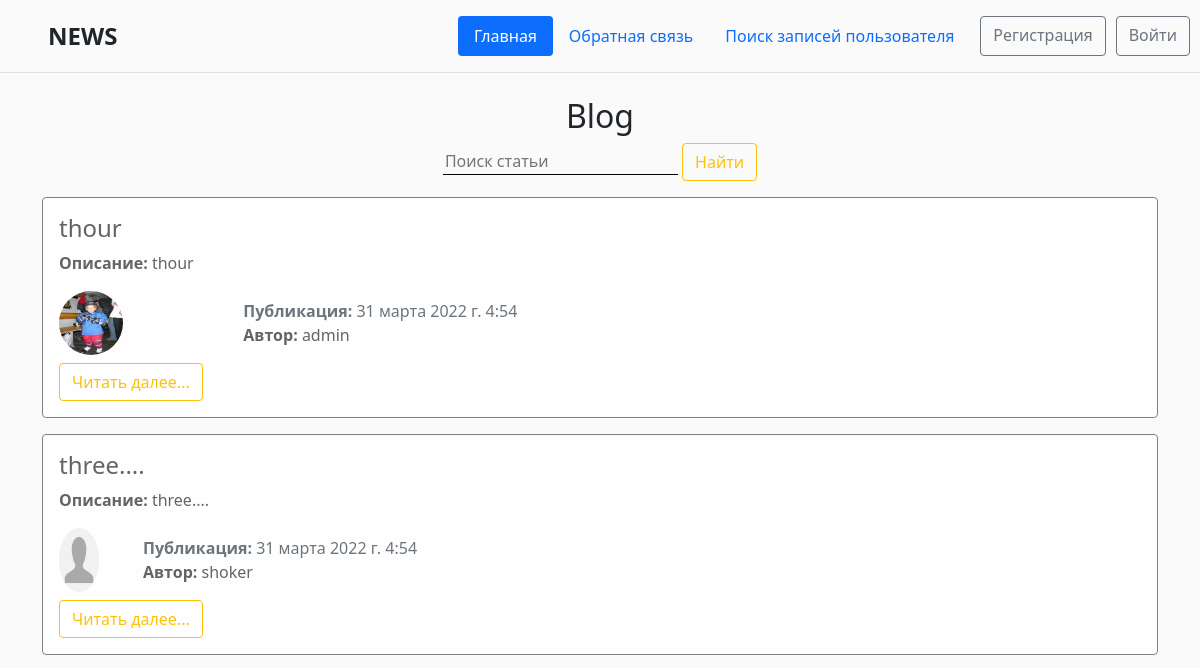
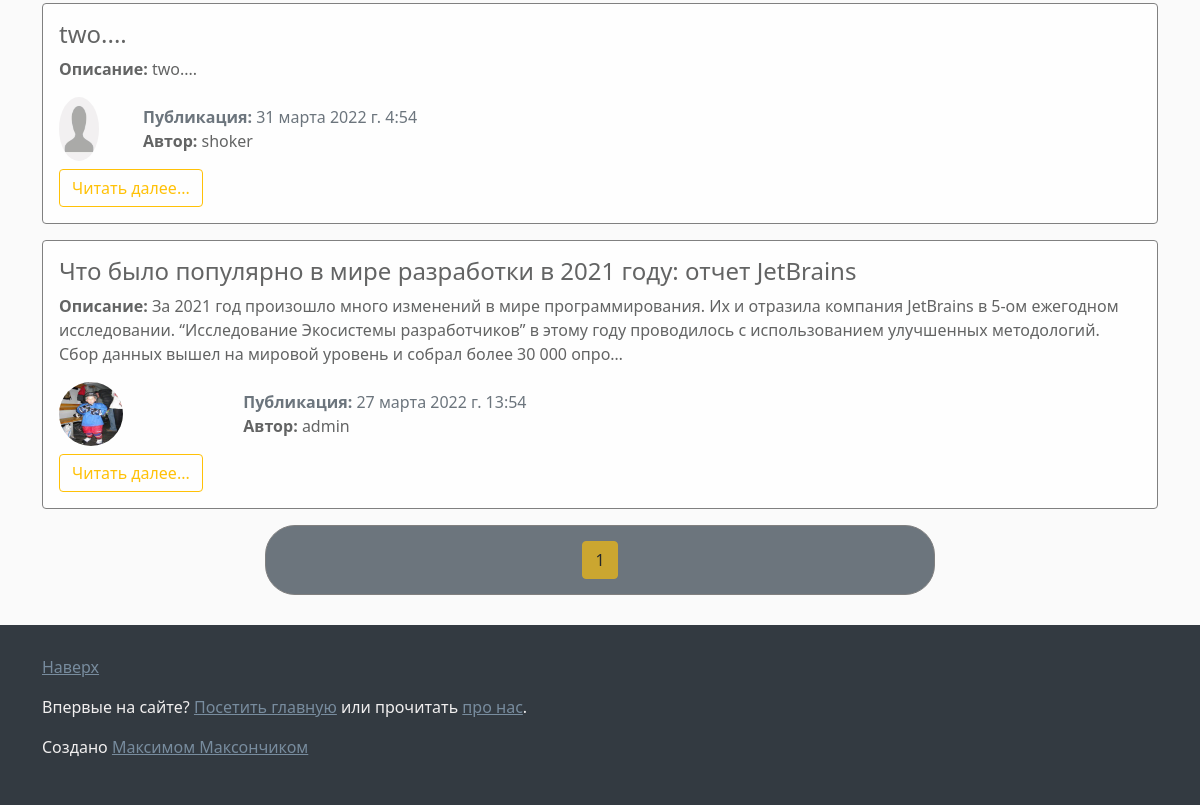
Before: / with the older database file (2 pictures, top to bottom).
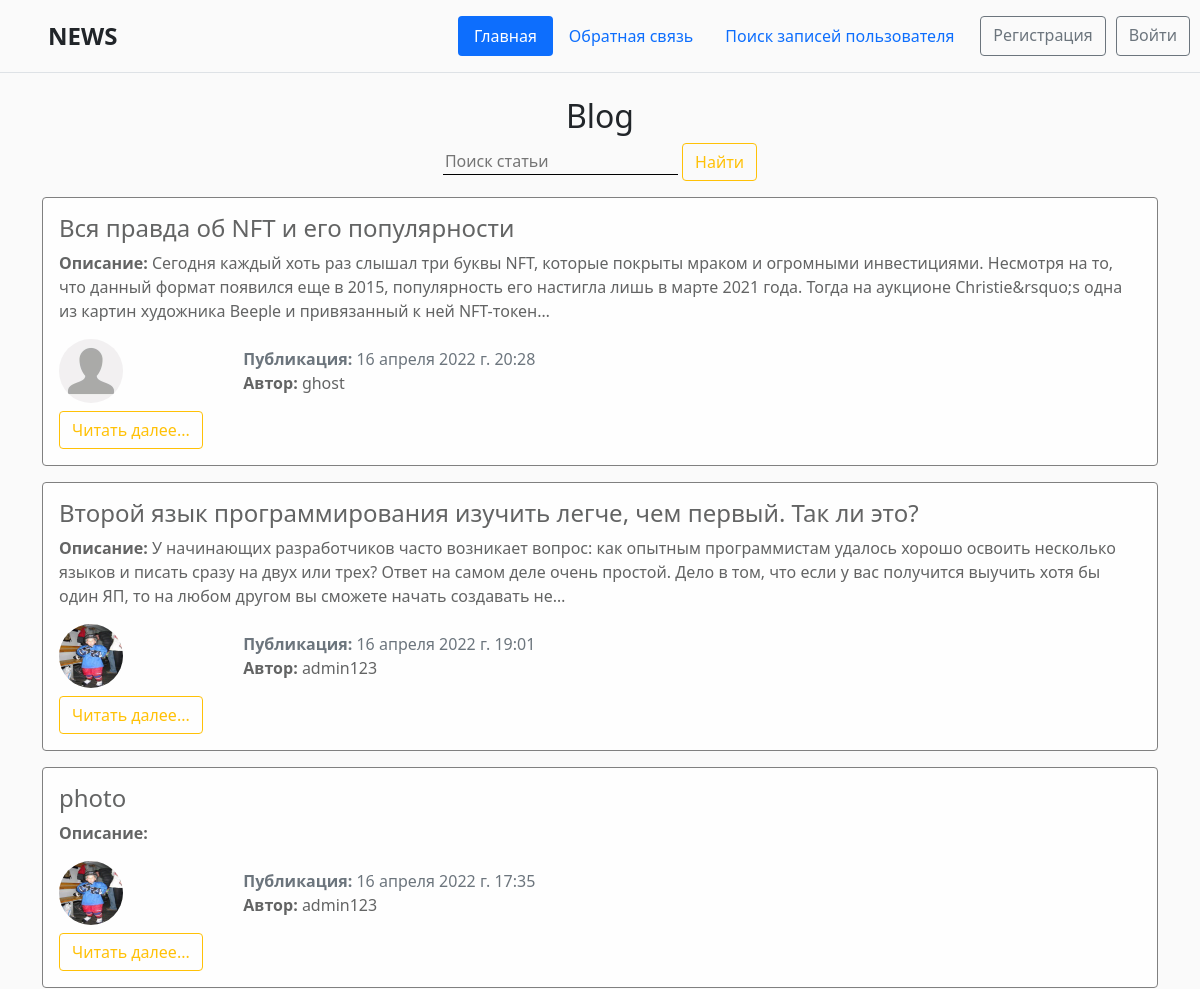
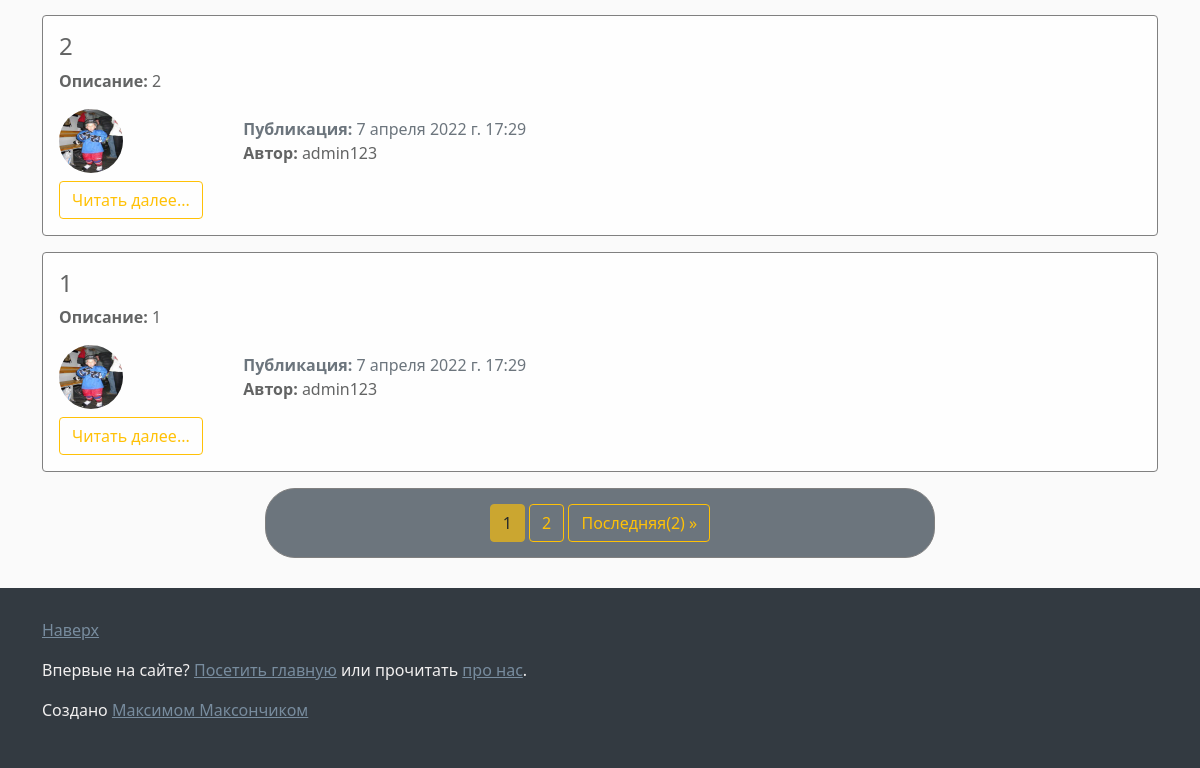
After: the same page with the newer database file (2 pictures, top to bottom).
### blog/models.py (models this page shows, shortened)
class News(models.Model):
    title = models.CharField(max_length=100)
    text = models.TextField()
    date = models.DateTimeField(default=timezone.now)
    avtor = models.ForeignKey(User, on_delete=models.CASCADE)

### users/models.py (models this page shows, shortened)
class Profile(models.Model):
    user = models.OneToOneField(User, on_delete=models.CASCADE)
    img = models.ImageField(default='default.jpg', upload_to='user_images')

### blog/views.py (the view)
# urls.py: path('', views.ShowNewsView.as_view(), name='blog-home'),
class ShowNewsView(ListView):
    model = News
    template_name = 'blog/home.html'
    context_object_name = 'news'
    ordering = ['-date']
    paginate_by = 5
    def get_queryset(self): # новый
        query = self.request.GET.get('q')
        if query is None:
            query = ''
        object_list = News.objects.filter( Q(title__contains=query) | Q(text__contains=query)).order_by('-date')
        return object_list
    def get_context_data(self, **kwards):
        ctx = super(ShowNewsView, self).get_context_data(**kwards)
        ctx['title'] = 'Главная страница блога'
        return ctx

### blog/templates/blog/home.html (shortened to what this page needs)
{% extends 'blog/main.html' %}
{%block main_section%}
<h2 class="h2_blog">Blog</h2>
<div class="wrapper">
<div class="search">
    <form action="{% url 'blog-home' %}" method="get">
        <input type="text" class="search_input" name="q" placeholder="Поиск статьи">
        <button type="submit" class="btn btn-outline-warning">Найти</button>
    </form>
</div>
<div class="posts">
    {% for post in page_obj%}
    <div class="alert alert-light post" data-aos="fade-right" data-aos-duration="800">
        <h4>{{post.title}}</h4>
        <p><b>Описание:</b> {{post.text|striptags|truncatechars:300}}</p>
        <div class="row">
            {% if  post.avtor.profile.img%}
            <div class="col-md-2">
                <img src="{{post.avtor.profile.img.url}}" class="user-image" alt="{{post.avtor}}">
            </div>
            {% else %}
                <img src="/pictures/default.jpg" class="user-image" alt="{{post.avtor}}">
            {% endif %}
            <div class="col-md-10 mt-2">
                <span class="text-muted"><b>Публикация:</b> {{post.date}}</span>
                {%if post.avtor%}
                    <p><b>Автор:</b> {{post.avtor}}</p>
                {%else%}
                    <p><b>Автор:</b> Админ</p>
                {%endif%}
            </div>
        </div>
        <a href="{% url 'news-detail' post.id %}" class="btn btn-outline-warning">Читать далее...</a>
    </div>
    {%endfor%}
    <div class="pagination bg-secondary">
        <span class="step-links">
            <span class="current text-warning">
                <button disabled="disable" class="btn btn-warning">{{ page_obj.number }}</button>
            </span>
            {% if page_obj.has_next %}
                <a href="?page={{ page_obj.next_page_number }}" class="btn btn-outline-warning paginate_btn">{{ page_obj.next_page_number }}</a>
                <a href="?page={{ page_obj.paginator.num_pages }}" class="btn btn-outline-warning paginate_btn">Последняя({{ page_obj.paginator.num_pages }}) &raquo;</a>
            {% endif %}
        </span>
    </div>
</div>
</div>
{%endblock%}

### blog/templates/blog/main.html (shortened to what this page needs)
{% load static %}
<html lang="ru">
<head>
    <link rel="stylesheet" href="https://cdn.jsdelivr.net/npm/bootstrap@5.1.3/dist/css/bootstrap.min.css">
    <link rel="stylesheet" href="{% static 'blog/main.css' %}">
    <link rel="stylesheet" href="{% static 'blog/aos.css' %}">
</head>
<body>
        <header class="d-flex flex-wrap justify-content-center py-3 mb-4 border-bottom header">
          <a href="/" class="d-flex align-items-center mb-3 mb-md-0 me-md-auto text-dark text-decoration-none">
            <svg class="bi me-2" width="40" height="32"><use xlink:href="#bootstrap"></use></svg>
            <span class="fs-4"><b>NEWS</b></span>
          </a>
          <ul class="nav nav-pills mr-2">
            <li class="nav-item"><a href="{% url 'blog-home'%}" class="nav-link active" aria-current="page">Главная</a></li>
            <li class="nav-item"><a href="{% url 'blog-contacti' %}" class="nav-link">Обратная связь</a></li>
            <li class="nav-item"><a href="{% url 'user-posts' %}" class="nav-link">Поиск записей пользователя</a></li>
          </ul>
        {% if user.is_authenticated %}
            <div class="nav nav-pills mr-2">
                <a href="{% url 'news-add' %}" class="btn btn-outline-secondary header_link">Добавить статью</a>
                <a href="{% url 'profile' %}" class="btn btn-outline-secondary header_link">Профиль</a>
                <a href="{% url 'exit' %}" class="btn btn-outline-secondary header_link">Выйти</a>
            </div>
        {% else %}
            <div class="nav nav-pills mr-2">
                <a href="{% url 'reg' %}" class="btn btn-outline-secondary header_link">Регистрация</a>
                <a href="{% url 'auth' %}" class="btn btn-outline-secondary header_link">Войти</a>
            </div>
          {% endif %}
        </header>
        <main class="container">
            <div class="row">
                <div class="col-md-12">
                    {%block main_section%}
                    {%endblock%}
                </div>
    </div>
</main>
<footer class="footer">
    <div class="container">
      <p class="float-right">
        <a href="#">Наверх</a>
      </p>
      <p>Впервые на сайте? <a href="{% url 'blog-home' %}">Посетить главную</a> или прочитать <a href="{% url 'blog-contacti' %}">про нас</a>.</p>
      <p>Создано <a href="https://vk.com/maksonchik20" target="_blank">Максимом Максончиком</a></p>
    </div>
  </footer>
</body>
</html>

### blog/static/blog/main.css (style rules this page uses)
body { z-index: 1; min-width: 97vw; background-color: #fafafa; }
* { box-sizing: border-box; }
.search { display: flex; justify-content: center; }
.search_input { background-color: #fafafa; border:none; border-bottom: 1px solid black; }
h2 { display: flex; justify-content: center; }
footer { padding: 30px; background-color: #333a41; color: #f1efef; float: left; width: 100%; }
footer a { color: #788c9e; }
.alert-light { border: 1px solid gray; }
.user-image { width: 64px; height: 64px; border-radius: 50%; margin-right: 20px; }
.header_link { margin-right: 10px; }
.header_link:first-child { margin-left: 10px; }
.wrapper { min-height: calc(100vh - 277px); }
.pagination { display: flex; justify-content: center; margin-top: 10px; margin-bottom: 30px; margin-left: 20%; margin-right: 20%; padding-top: 15px; padding-bottom: 15px; padding-left: 50px; padding-right: 50px; border: 1px solid gray; border-radius: 30px; }

Changed rows visible on the page:
removed News: title "thour", text "thour", avtor.profile.img (picture), date "31 марта 2022 г. 4:54", avtor "admin"
no longer on this page (row unchanged): News: title "three....", text "three....", date "31 марта 2022 г. 4:54", avtor "shoker"
no longer on this page (row unchanged): News: title "two....", text "two....", date "31 марта 2022 г. 4:54", avtor "shoker"
no longer on this page (row unchanged): News: title "Что было популярно в мире разработки в 2021 году: отчет JetBrains", text "За 2021 год произошло много изменений в мире программирования. Их и отразила компания JetBrains в 5-ом ежегодном исследовании. “Исследование Экосистемы разработчиков” в этому году проводилось с использованием улучшенных методологий. Сбор данных вышел на мировой уровень и собрал более 30 000 опро…", avtor.profile.img (picture), date "27 марта 2022 г. 13:54", avtor "admin"
added News: title "Вся правда об NFT и его популярности", text "Сегодня каждый хоть раз слышал три буквы NFT, которые покрыты мраком и огромными инвестициями. Несмотря на то, что данный формат появился еще в 2015, популярность его настигла лишь в марте 2021 года. Тогда на аукционе Christie&rsquo;s одна из картин художника Beeple и привязанный к ней NFT-токен…", avtor.profile.img (placeholder picture), date "16 апреля 2022 г. 20:28", avtor "ghost"
added News: title "Второй язык программирования изучить легче, чем первый. Так ли это?", text "У начинающих разработчиков часто возникает вопрос: как опытным программистам удалось хорошо освоить несколько языков и писать сразу на двух или трех? Ответ на самом деле очень простой. Дело в том, что если у вас получится выучить хотя бы один ЯП, то на любом другом вы сможете начать создавать не…", avtor.profile.img (picture), date "16 апреля 2022 г. 19:01", avtor "admin123"
added News: title "photo", avtor.profile.img (picture), date "16 апреля 2022 г. 17:35", avtor "admin123"
added News: title "2", text "2", avtor.profile.img (picture), date "7 апреля 2022 г. 17:29", avtor "admin123"
added News: title "1", text "1", avtor.profile.img (picture), date "7 апреля 2022 г. 17:29", avtor "admin123"
Other visible differences:
{{ page_obj.next_page_number }}: (not shown) → "2"
{{ page_obj.paginator.num_pages }}: (not shown) → "2"
text now shown: "Последняя( ) »"
